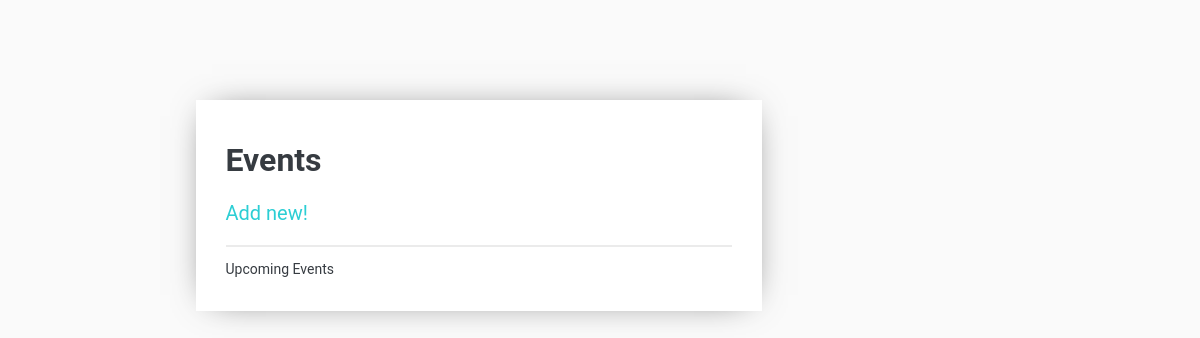
Before: / with the older database file.
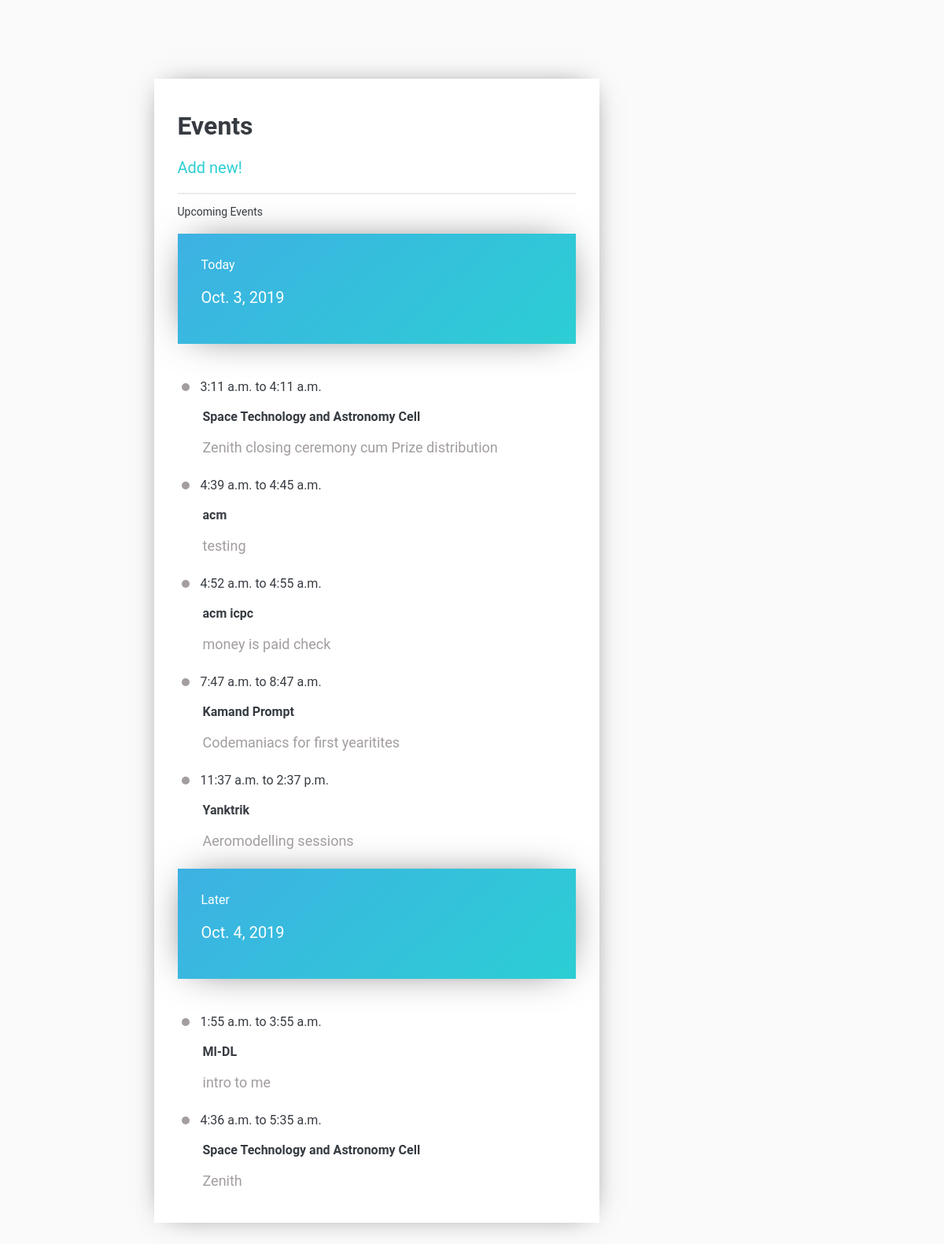
After: the same page with the newer database file.
### events/models.py (models this page shows, shortened)
class Event(models.Model):
    club= models.CharField(u'Club name', help_text=u'the name of your club',max_length=100,blank=False,null=True)
    name = models.TextField(u'Name fo the Event', help_text=u'Describe your event',null=True,blank=False)
    day = models.DateField(u'Day of the event', help_text=u'Day of the event')
    start_time = models.TimeField(u'Starting time', help_text=u'Starting time')
    end_time = models.TimeField(u'Final time', help_text=u'Final time')
    class Meta:
        verbose_name = u'Scheduling'
        verbose_name_plural = u'Scheduling'

### events/views.py (the view)
# urls.py: url('', views.change_list, name='change_list'),
def change_list(request):
    curr_time=datetime.now().time()
    curr_date=datetime.now().date()
    evs=Event.objects.filter(day__gte=curr_date)
    evs=sorted(evs,key=lambda x: (x.day,x.end_time))
    evs_with_changes=[]
    i=0
    prev=0
    for e in evs:
        if (e.day > curr_date or e.end_time > curr_time):
            d={}
            d["club"]=e.club
            d["end_time"]=e.end_time
            d["start_time"]=e.start_time
            d["day"]=e.day
            d["name"]=e.name
            b=False
            if i==0:
                b=True
            elif prev!=e.day:
                b=True
            d["change"]=b
            evs_with_changes.append(d)
            prev=d["day"]
            i+=1
    return render(request, 'events/change_list.html', {'events':evs_with_changes,'time':curr_time,'date':curr_date})

### events/templates/events/change_list.html (shortened to what this page needs)
<!DOCTYPE html>
{% load static %}
<html lang="en">
<head>
    <link rel="stylesheet" href="{% static 'css/event.css' %}">
</head>
    <body>
        <div class="container">
            <div class="calendar light">
              <div class="calendar_header">
                <h1 class = "header_title">Events</h1>
                <p class="header_copy"> <a href="/admin/"> Add new!<a> </p>
              </div>
              <div class="calendar_events">
                <p class="ce_title">Upcoming Events</p>
               {% for e in events %}
               {% if e.change %}
              <div class="calendar_plan">
                <div class="cl_plan">
                {% if e.day == date %}
                  <div class="cl_title">Today</div>
                {% else %}
                <div class="cl_title">Later</div>
                {% endif %}
                  <div class="cl_copy">{{e.day}}</div>
                </div>
              </div>
              {% endif %}
                <div class="event_item">
                {% if e.start_time < time and e.day == date %}
                  <div class="ei_Dot dot_active"></div>
                {% else %}
                  <div class="ei_Dot"></div>
                {% endif %}
                  <div class="ei_Title">{{e.start_time}} to {{e.end_time}}</div>
                  <br><br>
                  <div class="ei_club"><strong>{{e.club}}</strong></div>
                  <br>
                  <div class="ei_Copy">{{e.name}}</div>
                </div>
                {% endfor %}
              </div>
            </div>
          </div>
</body>
</html>

### events/static/css/event.css (style rules this page uses)
:root { --main-off_white:#fafafa; --main-light_grey:#A39D9E; }
* { box-sizing:border-box; }
body { background-color: var(--main-off_white); }
.container { margin:100px auto; width:809px; }
.light { background-color: #fff; }
.calendar { width:70%; box-shadow: 0px 0px 35px -16px rgba(0,0,0,0.75); font-family: 'Roboto', sans-serif; padding: 20px 30px; color:#363b41; display: inline-block; }
.calendar_header { border-bottom: 2px solid rgba(0, 0, 0, 0.08); }
.header_copy { color:var(--main-light_grey); font-size:20px; }
.calendar_plan { margin:20px 0 40px; }
.cl_plan { width:100%; height: 140px; background-image: linear-gradient(-222deg, rgb(61, 177, 227),rgb(44, 206, 212)); box-shadow: 0px 0px 52px -18px rgba(0, 0, 0, 0.75); padding:30px; color:#fff; }
.cl_copy { font-size:20px; margin: 20px 0; display: inline-block; }
.calendar_events { color: var(--main-light_grey); }
.ce_title { font-size:14px; }
.event_item { margin: 18px 0; padding:5px; cursor: pointer; }
.event_item:hover .ei_Copy,.ei_Title { color:#fff; }
.ei_Dot,.ei_Title { display:inline-block; }
.ei_Dot { border-radius:50%; width:10px; height: 10px; background-color: var(--main-light_grey); box-shadow: 0px 0px 52px -18px rgba(0, 0, 0, 0.75); }
.ei_Title { margin-left:10px; color:#363b41; }
.ei_club { margin-left:27px; color:#363b41; }
a { color:rgb(44, 206, 212); text-decoration: none; }
.ei_Copy { font-size:18px; margin-left:27px; }
p { color: #363b41; }

Changed rows visible on the page:
added Event: day "Oct. 3, 2019", start_time "3:11 a.m.", end_time "4:11 a.m.", club "Space Technology and Astronomy Cell", name "Zenith closing ceremony cum Prize distribution"
added Event: start_time "4:39 a.m.", end_time "4:45 a.m.", club "acm", name "testing"
added Event: start_time "4:52 a.m.", end_time "4:55 a.m.", club "acm icpc", name "money is paid check"
added Event: start_time "7:47 a.m.", end_time "8:47 a.m.", club "Kamand Prompt", name "Codemaniacs for first yearitites"
added Event: start_time "11:37 a.m.", end_time "2:37 p.m.", club "Yanktrik", name "Aeromodelling sessions"
added Event: day "Oct. 4, 2019", start_time "1:55 a.m.", end_time "3:55 a.m.", club "Ml-DL", name "intro to me"
added Event: start_time "4:36 a.m.", end_time "5:35 a.m.", club "Space Technology and Astronomy Cell", name "Zenith"
Other visible differences:
new list line: "Today to"
new list line: "to"
new list line: "Later to"
